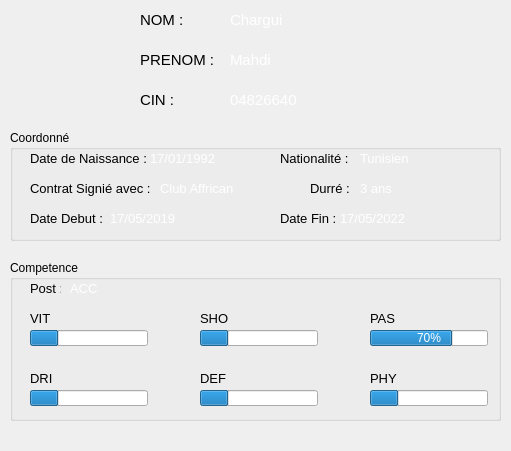
    <widget class="QWidget" name="widget" native="true">
     <property name="geometry">
      <rect>
       <x>550</x>
       <y>120</y>
       <width>511</width>
       <height>451</height>
      </rect>
     </property>
     <property name="styleSheet">
      <string notr="true"/>
     </property>
     <widget class="QLabel" name="label_9">
      <property name="geometry">
       <rect>
        <x>10</x>
        <y>10</y>
        <width>101</width>
        <height>101</height>
       </rect>
      </property>
      <property name="text">
       <string/>
      </property>
      <property name="pixmap">
       <pixmap>user.png</pixmap>
      </property>
      <property name="scaledContents">
       <bool>true</bool>
      </property>
     </widget>
     <widget class="QLabel" name="labNom">
      <property name="geometry">
       <rect>
        <x>230</x>
        <y>10</y>
        <width>240</width>
        <height>20</height>
       </rect>
      </property>
      <property name="font">
       <font>
        <pointsize>11</pointsize>
       </font>
      </property>
      <property name="styleSheet">
       <string notr="true">color : white</string>
      </property>
      <property name="text">
       <string>Chargui</string>
      </property>
     </widget>
     <widget class="QGroupBox" name="groupBox">
      <property name="geometry">
       <rect>
        <x>10</x>
        <y>130</y>
        <width>491</width>
        <height>111</height>
       </rect>
      </property>
      <property name="title">
       <string>Coordonné</string>
      </property>
      <widget class="QLabel" name="label_28">
       <property name="geometry">
        <rect>
         <x>20</x>
         <y>20</y>
         <width>121</width>
         <height>16</height>
        </rect>
       </property>
       <property name="font">
        <font>
         <pointsize>10</pointsize>
        </font>
       </property>
       <property name="text">
        <string>Date de Naissance :</string>
       </property>
      </widget>
      <widget class="QLabel" name="labNais">
       <property name="geometry">
        <rect>
         <x>140</x>
         <y>20</y>
         <width>121</width>
         <height>16</height>
        </rect>
       </property>
       <property name="font">
        <font>
         <pointsize>10</pointsize>
        </font>
       </property>
       <property name="styleSheet">
        <string notr="true">color : white</string>
       </property>
       <property name="text">
        <string>17/01/1992</string>
       </property>
      </widget>
      <widget class="QLabel" name="label_30">
       <property name="geometry">
        <rect>
         <x>270</x>
         <y>20</y>
         <width>71</width>
         <height>16</height>
        </rect>
       </property>
       <property name="font">
        <font>
         <pointsize>10</pointsize>
        </font>
       </property>
       <property name="text">
        <string>Nationalité :</string>
       </property>
      </widget>
      <widget class="QLabel" name="labNatio">
       <property name="geometry">
        <rect>
         <x>350</x>
         <y>20</y>
         <width>121</width>
         <height>16</height>
        </rect>
       </property>
       <property name="font">
        <font>
         <pointsize>10</pointsize>
        </font>
       </property>
       <property name="styleSheet">
        <string notr="true">color : white</string>
       </property>
       <property name="text">
        <string>Tunisien</string>
       </property>
      </widget>
      <widget class="QLabel" name="label_34">
       <property name="geometry">
        <rect>
         <x>20</x>
         <y>50</y>
         <width>121</width>
         <height>16</height>
        </rect>
       </property>
       <property name="font">
        <font>
         <pointsize>10</pointsize>
        </font>
       </property>
       <property name="text">
        <string>Contrat Signié avec :</string>
       </property>
      </widget>
      <widget class="QLabel" name="labContrat">
       <property name="geometry">
        <rect>
         <x>150</x>
         <y>50</y>
         <width>151</width>
         <height>16</height>
        </rect>
       </property>
       <property name="font">
        <font>
         <pointsize>10</pointsize>
        </font>
       </property>
       <property name="styleSheet">
        <string notr="true">color : white</string>
       </property>
       <property name="text">
        <string>Club Affrican</string>
       </property>
      </widget>
      <widget class="QLabel" name="label_36">
       <property name="geometry">
        <rect>
         <x>20</x>
         <y>80</y>
         <width>81</width>
         <height>16</height>
        </rect>
       </property>
       <property name="font">
        <font>
         <pointsize>10</pointsize>
        </font>
       </property>
       <property name="text">
        <string>Date Debut :</string>
       </property>
      </widget>
      <widget class="QLabel" name="labDebut">
       <property name="geometry">
        <rect>
         <x>100</x>
         <y>80</y>
         <width>71</width>
         <height>16</height>
        </rect>
       </property>
       <property name="font">
        <font>
         <pointsize>10</pointsize>
        </font>
       </property>
       <property name="styleSheet">
        <string notr="true">color : white</string>
       </property>
       <property name="text">
        <string>17/05/2019</string>
       </property>
      </widget>
      <widget class="QLabel" name="labFin">
       <property name="geometry">
        <rect>
         <x>330</x>
         <y>80</y>
         <width>71</width>
         <height>16</height>
        </rect>
       </property>
       <property name="font">
        <font>
         <pointsize>10</pointsize>
        </font>
       </property>
       <property name="styleSheet">
        <string notr="true">color : white</string>
       </property>
       <property name="text">
        <string>17/05/2022</string>
       </property>
      </widget>
      <widget class="QLabel" name="label_39">
       <property name="geometry">
        <rect>
         <x>270</x>
         <y>80</y>
         <width>61</width>
         <height>16</height>
        </rect>
       </property>
       <property name="font">
        <font>
         <pointsize>10</pointsize>
        </font>
       </property>
       <property name="text">
        <string>Date Fin :</string>
       </property>
      </widget>
      <widget class="QLabel" name="label_40">
       <property name="geometry">
        <rect>
         <x>300</x>
         <y>50</y>
         <width>51</width>
         <height>16</height>
        </rect>
       </property>
       <property name="font">
        <font>
         <pointsize>10</pointsize>
        </font>
       </property>
       <property name="text">
        <string>Durré :</string>
       </property>
      </widget>
      <widget class="QLabel" name="labDur">
       <property name="geometry">
        <rect>
         <x>350</x>
         <y>50</y>
         <width>121</width>
         <height>16</height>
        </rect>
       </property>
       <property name="font">
        <font>
         <pointsize>10</pointsize>
        </font>
       </property>
       <property name="styleSheet">
        <string notr="true">color : white</string>
       </property>
       <property name="text">
        <string>3 ans</string>
       </property>
      </widget>
     </widget>
     <widget class="QGroupBox" name="groupBox_3">
      <property name="geometry">
       <rect>
        <x>10</x>
        <y>260</y>
        <width>491</width>
        <height>161</height>
       </rect>
      </property>
      <property name="title">
       <string>Competence</string>
      </property>
      <widget class="QLabel" name="label_17">
       <property name="geometry">
        <rect>
         <x>20</x>
         <y>20</y>
         <width>31</width>
         <height>16</height>
        </rect>
       </property>
       <property name="font">
        <font>
         <pointsize>10</pointsize>
        </font>
       </property>
       <property name="text">
        <string>Post :</string>
       </property>
      </widget>
      <widget class="QProgressBar" name="barVit">
       <property name="geometry">
        <rect>
         <x>20</x>
         <y>70</y>
         <width>118</width>
         <height>16</height>
        </rect>
       </property>
       <property name="styleSheet">
        <string notr="true">color : white</string>
       </property>
       <property name="value">
        <number>24</number>
       </property>
       <property name="orientation">
        <enum>Qt::Horizontal</enum>
       </property>
      </widget>
      <widget class="QLabel" name="label_18">
       <property name="geometry">
        <rect>
         <x>20</x>
         <y>50</y>
         <width>31</width>
         <height>16</height>
        </rect>
       </property>
       <property name="font">
        <font>
         <pointsize>10</pointsize>
        </font>
       </property>
       <property name="text">
        <string>VIT</string>
       </property>
      </widget>
      <widget class="QLabel" name="label_19">
       <property name="geometry">
        <rect>
         <x>190</x>
         <y>110</y>
         <width>31</width>
         <height>16</height>
        </rect>
       </property>
       <property name="font">
        <font>
         <pointsize>10</pointsize>
        </font>
       </property>
       <property name="text">
        <string>DEF</string>
       </property>
      </widget>
      <widget class="QProgressBar" name="barDri">
       <property name="geometry">
        <rect>
         <x>20</x>
         <y>130</y>
         <width>118</width>
         <height>16</height>
        </rect>
       </property>
       <property name="styleSheet">
        <string notr="true">color : white</string>
       </property>
       <property name="value">
        <number>24</number>
       </property>
       <property name="orientation">
        <enum>Qt::Horizontal</enum>
       </property>
      </widget>
      <widget class="QProgressBar" name="barSho">
       <property name="geometry">
        <rect>
         <x>190</x>
         <y>70</y>
         <width>118</width>
         <height>16</height>
        </rect>
       </property>
       <property name="styleSheet">
        <string notr="true">color : white</string>
       </property>
       <property name="value">
        <number>24</number>
       </property>
       <property name="orientation">
        <enum>Qt::Horizontal</enum>
       </property>
      </widget>
      <widget class="QLabel" name="label_24">
       <property name="geometry">
        <rect>
         <x>190</x>
         <y>50</y>
         <width>31</width>
         <height>16</height>
        </rect>
       </property>
       <property name="font">
        <font>
         <pointsize>10</pointsize>
        </font>
       </property>
       <property name="text">
        <string>SHO</string>
       </property>
      </widget>
      <widget class="QProgressBar" name="barPas">
       <property name="geometry">
        <rect>
         <x>360</x>
         <y>70</y>
         <width>118</width>
         <height>16</height>
        </rect>
       </property>
       <property name="styleSheet">
        <string notr="true">color : white</string>
       </property>
       <property name="value">
        <number>70</number>
       </property>
       <property name="orientation">
        <enum>Qt::Horizontal</enum>
       </property>
      </widget>
      <widget class="QLabel" name="label_26">
       <property name="geometry">
        <rect>
         <x>360</x>
         <y>50</y>
         <width>31</width>
         <height>16</height>
        </rect>
       </property>
       <property name="font">
        <font>
         <pointsize>10</pointsize>
        </font>
       </property>
       <property name="text">
        <string>PAS</string>
       </property>
      </widget>
      <widget class="QProgressBar" name="barPhy">
       <property name="geometry">
        <rect>
         <x>360</x>
         <y>130</y>
         <width>118</width>
         <height>16</height>
        </rect>
       </property>
       <property name="styleSheet">
        <string notr="true">color : white</string>
       </property>
       <property name="value">
        <number>24</number>
       </property>
       <property name="orientation">
        <enum>Qt::Horizontal</enum>
       </property>
      </widget>
      <widget class="QLabel" name="label_27">
       <property name="geometry">
        <rect>
         <x>360</x>
         <y>110</y>
         <width>31</width>
         <height>16</height>
        </rect>
       </property>
       <property name="font">
        <font>
         <pointsize>10</pointsize>
        </font>
       </property>
       <property name="text">
        <string>PHY</string>
       </property>
      </widget>
      <widget class="QProgressBar" name="barDef">
       <property name="geometry">
        <rect>
         <x>190</x>
         <y>130</y>
         <width>118</width>
         <height>16</height>
        </rect>
       </property>
       <property name="styleSheet">
        <string notr="true">color : white</string>
       </property>
       <property name="value">
        <number>24</number>
       </property>
       <property name="orientation">
        <enum>Qt::Horizontal</enum>
       </property>
      </widget>
      <widget class="QLabel" name="label_21">
       <property name="geometry">
        <rect>
         <x>20</x>
         <y>110</y>
         <width>31</width>
         <height>16</height>
        </rect>
       </property>
       <property name="font">
        <font>
         <pointsize>10</pointsize>
        </font>
       </property>
       <property name="text">
        <string>DRI</string>
       </property>
      </widget>
      <widget class="QLabel" name="labPoste">
       <property name="geometry">
        <rect>
         <x>60</x>
         <y>20</y>
         <width>31</width>
         <height>16</height>
        </rect>
       </property>
       <property name="font">
        <font>
         <pointsize>10</pointsize>
        </font>
       </property>
       <property name="styleSheet">
        <string notr="true">color : white;</string>
       </property>
       <property name="text">
        <string>ACC</string>
       </property>
      </widget>
     </widget>
     <widget class="QLabel" name="label_22">
      <property name="geometry">
       <rect>
        <x>140</x>
        <y>10</y>
        <width>61</width>
        <height>20</height>
       </rect>
      </property>
      <property name="font">
       <font>
        <pointsize>11</pointsize>
       </font>
      </property>
      <property name="text">
       <string>NOM :</string>
      </property>
     </widget>
     <widget class="QLabel" name="labCin">
      <property name="geometry">
       <rect>
        <x>230</x>
        <y>90</y>
        <width>240</width>
        <height>20</height>
       </rect>
      </property>
      <property name="font">
       <font>
        <pointsize>11</pointsize>
       </font>
      </property>
      <property name="styleSheet">
       <string notr="true">color : white</string>
      </property>
      <property name="text">
       <string>04826640</string>
      </property>
     </widget>
     <widget class="QLabel" name="label_23">
      <property name="geometry">
       <rect>
        <x>140</x>
        <y>90</y>
        <width>61</width>
        <height>20</height>
       </rect>
      </property>
      <property name="font">
       <font>
        <pointsize>11</pointsize>
       </font>
      </property>
      <property name="text">
       <string>CIN :</string>
      </property>
     </widget>
     <widget class="QLabel" name="labPrenom">
      <property name="geometry">
       <rect>
        <x>230</x>
        <y>50</y>
        <width>240</width>
        <height>20</height>
       </rect>
      </property>
      <property name="font">
       <font>
        <pointsize>11</pointsize>
       </font>
      </property>
      <property name="styleSheet">
       <string notr="true">color : white</string>
      </property>
      <property name="text">
       <string>Mahdi</string>
      </property>
     </widget>
     <widget class="QLabel" name="label_25">
      <property name="geometry">
       <rect>
        <x>140</x>
        <y>50</y>
        <width>81</width>
        <height>20</height>
       </rect>
      </property>
      <property name="font">
       <font>
        <pointsize>11</pointsize>
       </font>
      </property>
      <property name="text">
       <string>PRENOM :</string>
      </property>
     </widget>
    </widget>
